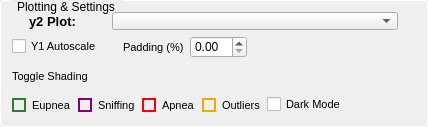
               <widget class="QGroupBox" name="groupBox_4">
                <property name="minimumSize">
                 <size>
                  <width>428</width>
                  <height>127</height>
                 </size>
                </property>
                <property name="maximumSize">
                 <size>
                  <width>381</width>
                  <height>127</height>
                 </size>
                </property>
                <property name="styleSheet">
                 <string notr="true">QGroupBox {
            border: 1px solid #ffffff;
            border-radius: 4px;
            margin-top: 0.5em;
            padding-top: 0.5em;
        }

        QGroupBox::title {
            subcontrol-origin: margin;
            left: 10px;
            padding: 0 3px 0 3px;
        }</string>
                </property>
                <property name="title">
                 <string>Plotting &amp;&amp; Settings</string>
                </property>
                <property name="alignment">
                 <set>Qt::AlignLeading|Qt::AlignLeft|Qt::AlignVCenter</set>
                </property>
                <layout class="QVBoxLayout" name="verticalLayout_7">
                 <item>
                  <layout class="QVBoxLayout" name="verticalLayout_6">
                   <item>
                    <layout class="QHBoxLayout" name="horizontalLayout_6">
                     <item>
                      <widget class="QLabel" name="y2plotlabel">
                       <property name="sizePolicy">
                        <sizepolicy hsizetype="Fixed" vsizetype="Preferred">
                         <horstretch>0</horstretch>
                         <verstretch>0</verstretch>
                        </sizepolicy>
                       </property>
                       <property name="minimumSize">
                        <size>
                         <width>60</width>
                         <height>0</height>
                        </size>
                       </property>
                       <property name="maximumSize">
                        <size>
                         <width>60</width>
                         <height>16777215</height>
                        </size>
                       </property>
                       <property name="font">
                        <font>
                         <pointsize>10</pointsize>
                         <bold>true</bold>
                        </font>
                       </property>
                       <property name="text">
                        <string>y2 Plot:</string>
                       </property>
                       <property name="alignment">
                        <set>Qt::AlignLeading|Qt::AlignLeft|Qt::AlignVCenter</set>
                       </property>
                      </widget>
                     </item>
                     <item>
                      <widget class="QComboBox" name="y2plot_dropdown">
                       <property name="sizePolicy">
                        <sizepolicy hsizetype="Fixed" vsizetype="Fixed">
                         <horstretch>0</horstretch>
                         <verstretch>0</verstretch>
                        </sizepolicy>
                       </property>
                       <property name="minimumSize">
                        <size>
                         <width>286</width>
                         <height>18</height>
                        </size>
                       </property>
                       <property name="maximumSize">
                        <size>
                         <width>175</width>
                         <height>18</height>
                        </size>
                       </property>
                       <property name="font">
                        <font>
                         <pointsize>8</pointsize>
                        </font>
                       </property>
                      </widget>
                     </item>
                    </layout>
                   </item>
                   <item>
                    <layout class="QHBoxLayout" name="horizontalLayout_17">
                     <item>
                      <widget class="QCheckBox" name="yautoscale_checkBox">
                       <property name="font">
                        <font>
                         <pointsize>8</pointsize>
                        </font>
                       </property>
                       <property name="text">
                        <string>Y1 Autoscale</string>
                       </property>
                      </widget>
                     </item>
                     <item>
                      <spacer name="horizontalSpacer_10">
                       <property name="orientation">
                        <enum>Qt::Horizontal</enum>
                       </property>
                       <property name="sizeType">
                        <enum>QSizePolicy::Fixed</enum>
                       </property>
                       <property name="sizeHint" stdset="0">
                        <size>
                         <width>15</width>
                         <height>20</height>
                        </size>
                       </property>
                      </spacer>
                     </item>
                     <item>
                      <widget class="QLabel" name="label_2">
                       <property name="font">
                        <font>
                         <pointsize>8</pointsize>
                        </font>
                       </property>
                       <property name="text">
                        <string>Padding (%)</string>
                       </property>
                      </widget>
                     </item>
                     <item>
                      <widget class="QDoubleSpinBox" name="ypadding_SpinBox"/>
                     </item>
                     <item>
                      <spacer name="horizontalSpacer_8">
                       <property name="orientation">
                        <enum>Qt::Horizontal</enum>
                       </property>
                       <property name="sizeHint" stdset="0">
                        <size>
                         <width>40</width>
                         <height>20</height>
                        </size>
                       </property>
                      </spacer>
                     </item>
                    </layout>
                   </item>
                   <item>
                    <layout class="QHBoxLayout" name="horizontalLayout_18">
                     <item>
                      <widget class="QLabel" name="label">
                       <property name="font">
                        <font>
                         <pointsize>8</pointsize>
                        </font>
                       </property>
                       <property name="text">
                        <string>Toggle Shading</string>
                       </property>
                      </widget>
                     </item>
                     <item>
                      <spacer name="horizontalSpacer_9">
                       <property name="orientation">
                        <enum>Qt::Horizontal</enum>
                       </property>
                       <property name="sizeHint" stdset="0">
                        <size>
                         <width>40</width>
                         <height>20</height>
                        </size>
                       </property>
                      </spacer>
                     </item>
                    </layout>
                   </item>
                   <item>
                    <layout class="QHBoxLayout" name="horizontalLayout_13">
                     <item>
                      <widget class="QCheckBox" name="eupnea_checkBox">
                       <property name="minimumSize">
                        <size>
                         <width>16</width>
                         <height>0</height>
                        </size>
                       </property>
                       <property name="font">
                        <font>
                         <pointsize>8</pointsize>
                        </font>
                       </property>
                       <property name="styleSheet">
                        <string notr="true">QCheckBox::indicator {
    border: 2px solid #2e7d32;
}
QCheckBox::indicator:checked {
    background-color: #2e7d32;
    border: 2px solid #2e7d32;
}</string>
                       </property>
                       <property name="text">
                        <string>Eupnea</string>
                       </property>
                      </widget>
                     </item>
                     <item>
                      <widget class="QCheckBox" name="sniffing_checkBox">
                       <property name="minimumSize">
                        <size>
                         <width>16</width>
                         <height>0</height>
                        </size>
                       </property>
                       <property name="font">
                        <font>
                         <pointsize>8</pointsize>
                        </font>
                       </property>
                       <property name="styleSheet">
                        <string notr="true">QCheckBox::indicator {
    border: 2px solid purple;
}
QCheckBox::indicator:checked {
    background-color: purple;
    border: 2px solid purple;
}</string>
                       </property>
                       <property name="text">
                        <string>Sniffing</string>
                       </property>
                      </widget>
                     </item>
                     <item>
                      <widget class="QCheckBox" name="Apnea_checkBox">
                       <property name="font">
                        <font>
                         <pointsize>8</pointsize>
                        </font>
                       </property>
                       <property name="styleSheet">
                        <string notr="true">QCheckBox::indicator {
    border: 2px solid red;
}
QCheckBox::indicator:checked {
    background-color: red;
    border: 2px solid red;
}</string>
                       </property>
                       <property name="text">
                        <string>Apnea</string>
                       </property>
                      </widget>
                     </item>
                     <item>
                      <widget class="QCheckBox" name="Outliers_checkBox">
                       <property name="font">
                        <font>
                         <pointsize>8</pointsize>
                        </font>
                       </property>
                       <property name="styleSheet">
                        <string notr="true">QCheckBox::indicator {
    border: 2px solid #FFA500;
}
QCheckBox::indicator:checked {
    background-color: #FFA500;
    border: 2px solid #FFA500;
}</string>
                       </property>
                       <property name="text">
                        <string>Outliers</string>
                       </property>
                      </widget>
                     </item>
                     <item>
                      <widget class="QCheckBox" name="checkBox">
                       <property name="font">
                        <font>
                         <pointsize>8</pointsize>
                        </font>
                       </property>
                       <property name="text">
                        <string>Dark Mode</string>
                       </property>
                      </widget>
                     </item>
                     <item>
                      <spacer name="horizontalSpacer_11">
                       <property name="orientation">
                        <enum>Qt::Horizontal</enum>
                       </property>
                       <property name="sizeHint" stdset="0">
                        <size>
                         <width>40</width>
                         <height>20</height>
                        </size>
                       </property>
                      </spacer>
                     </item>
                    </layout>
                   </item>
                  </layout>
                 </item>
                </layout>
               </widget>
